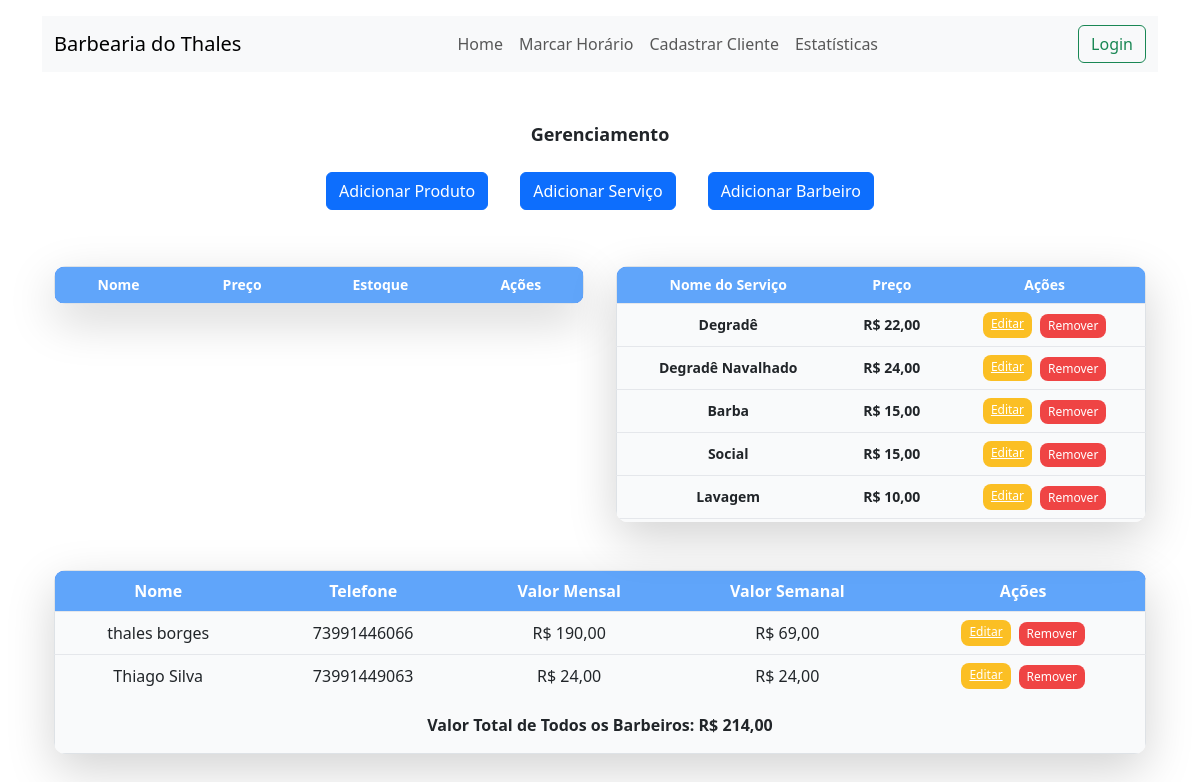
/admin-custom/ (signed in), run on the app's committed database.
### controle/models.py (models this page shows, shortened)
class TipoCorte(models.Model):
    nome = models.CharField(max_length=100)
    preco = models.DecimalField(max_digits=6, decimal_places=2)

class Barbeiro(models.Model):
    nome = models.CharField(max_length=100)
    telefone = models.CharField(max_length=15)

### controle/views.py (the view)
# urls.py: path('admin-custom/', views.admin_custom, name='admin_custom'),
@user_passes_test(lambda u: u.is_superuser)
def admin_custom(request):
    produtos = Produto.objects.all()
    barbeiros = Barbeiro.objects.all()
    tipos_corte = TipoCorte.objects.all()
    hoje = timezone.now()
    domingo_atual = hoje - timedelta(days=hoje.weekday() + 1)  # Último domingo
    sabado_atual = domingo_atual + timedelta(days=6)  # Próximo sábado
    for barbeiro in barbeiros:
        barbeiro_agendamentos = Agendamento.objects.filter(
            barbeiro=barbeiro,
            is_confirmed=True
        )
        barbeiro.valor_total = sum(
            sum(corte.preco for corte in agendamento.tipo_corte.all())
            for agendamento in barbeiro_agendamentos
        )
        barbeiro.valor_semanal = sum(
            sum(corte.preco for corte in agendamento.tipo_corte.all())
            for agendamento in barbeiro_agendamentos.filter(
                data__gte=domingo_atual,
                data__lte=sabado_atual
            )
        )
    valor_total_geral = sum(barbeiro.valor_total for barbeiro in barbeiros)
    context = {
        'produtos': produtos,
        'barbeiros': barbeiros,
        'tipos_corte': tipos_corte,
        'valor_total_geral': valor_total_geral  # Passa o valor total geral para o template
    }
    return render(request, 'administrador/admin_custom.html', context)

### controle/templates/administrador/admin_custom.html (shortened to what this page needs)
{% extends "base.html" %}
{% block content %}
<div class="container mx-auto mt-5">
    <h3 class="text-center mb-4 font-semibold text-lg">Gerenciamento</h3>
    <div class="d-flex justify-content-center mb-2">
        <a href="{% url 'adicionar_produto' %}" class="btn btn-primary mx-3 text-decoration-none ">Adicionar Produto</a>
        <a href="{% url 'adicionar_servico' %}" class="btn btn-primary mx-3 text-decoration-none">Adicionar Serviço</a>
        <a href="{% url 'adicionar_barbeiro' %}" class="btn btn-primary mx-3 text-decoration-none">Adicionar Barbeiro</a>
    </div>
    <div class="grid grid-cols-1 md:grid-cols-2 gap-8 mb-6">
        <div class="mt-5">
            <div class="overflow-y-auto max-h-64 bg-white rounded-xl shadow-lg">
                <table class="min-w-full table-auto text-center border-collapse border border-gray-200 rounded-lg">
                    <thead class="bg-blue-600 text-white rounded-lg">
                        <tr class="bg-blue-400">
                            <th class="p-2 rounded-tl-lg text-sm font-bold sticky">Nome</th>
                            <th class="p-2 text-sm font-bold sticky">Preço</th>
                            <th class="p-2 text-sm font-bold sticky">Estoque</th>
                            <th class="p-2 rounded-tr-lg text-sm font-bold sticky">Ações</th>
                        </tr>
                    </thead>
                </table>
            </div>
        </div>
        <div class="mt-5">
            <div class="overflow-y-auto max-h-64 bg-white rounded-xl shadow-lg">
                <table class="min-w-full table-auto text-center border-collapse border border-gray-200 rounded-lg">
                    <thead class="bg-blue-600 text-white rounded-lg">
                        <tr class="bg-blue-400">
                            <th class="p-2 rounded-tl-lg text-sm font-bold sticky">Nome do Serviço</th>
                            <th class="p-2 text-sm font-bold sticky">Preço</th>
                            <th class="p-2 rounded-tr-lg text-sm font-bold sticky">Ações</th>
                        </tr>
                    </thead>
                    <tbody class="bg-gray-50">
                        {% for servico in tipos_corte %}
                        <tr class="border-t border-gray-200 hover:bg-gray-100">
                            <td class="p-2 text-sm font-bold">{{ servico.nome }}</td>
                            <td class="p-2 text-sm font-bold">R$ {{ servico.preco }}</td>
                            <td class="p-2 flex justify-center space-x-2">
                                <a href="{% url 'editar_servico' servico.id %}" class="bg-yellow-400 text-white px-2 py-1 rounded-lg text-xs hover:bg-yellow-500">Editar</a>
                                <form method="POST" action="{% url 'remover_servico' servico.id %}">
                                    <button type="submit" class="bg-red-500 text-white px-2 py-1 rounded-lg text-xs hover:bg-red-600">Remover</button>
                                </form>
                            </td>
                        </tr>
                        {% endfor %}
                    </tbody>
                </table>
            </div>
        </div>
    </div>
<div class="w-full mt-5">
    <div class="overflow-x-auto bg-white rounded-xl shadow-lg">
        <table class="min-w-full table-auto text-center border-collapse border border-gray-200 rounded-lg">
            <thead class="bg-blue-600 text-white rounded-lg">
                <tr class="bg-blue-400">
                    <th class="p-2 rounded-tl-lg">Nome</th>
                    <th class="p-2">Telefone</th>
                    <th class="p-2">Valor Mensal</th>
                    <th class="p-2">Valor Semanal</th>
                    <th class="p-2 rounded-tr-lg">Ações</th>
                </tr>
            </thead>
            <tbody class="bg-gray-50">
                {% for barbeiro in barbeiros %}
                <tr class="border-t border-gray-200 hover:bg-gray-100">
                    <td class="p-2">{{ barbeiro.nome }}</td>
                    <td class="p-2">{{ barbeiro.telefone }}</td>
                    <td class="p-2">R$ {{ barbeiro.valor_total }}</td>
                    <td class="p-2">R$ {{ barbeiro.valor_semanal }}</td>
                    <td class="p-2 flex justify-center space-x-2">
                        <a href="{% url 'editar_barbeiro' barbeiro.id %}" class="bg-yellow-400 text-white px-2 py-1 rounded-lg text-xs hover:bg-yellow-500">Editar</a>
                        <form method="POST" action="{% url 'remover_barbeiro' barbeiro.id %}">
                            <button type="submit" class="bg-red-500 text-white px-2 py-1 rounded-lg text-xs hover:bg-red-600">Remover</button>
                        </form>
                    </td>
                </tr>
                {% endfor %}
                <tr>
                    <td colspan="5" class="text-center py-3 font-bold">Valor Total de Todos os Barbeiros: R$ {{ valor_total_geral }}</td>
                </tr>
            </tbody>
        </table>
    </div>
</div>
</div>
{% endblock %}

### data on the page
TipoCorte: nome "Degradê", preco "22,00"
TipoCorte: nome "Degradê Navalhado", preco "24,00"
TipoCorte: nome "Barba", preco "15,00"
TipoCorte: nome "Social", preco "15,00"
TipoCorte: nome "Lavagem", preco "10,00"
Barbeiro: nome "thales borges", telefone "73991446066", valor_total "190,00", valor_semanal "69,00"
Barbeiro: nome "Thiago Silva", telefone "73991449063", valor_total "24,00", valor_semanal "24,00"

### other printed values
{{ valor_total_geral }} "214,00"
